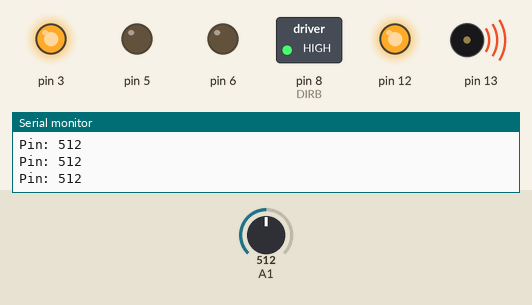
A sketch run on a simulated Arduino Uno, built with avr-gcc and run on an emulated ATmega328P. Shown: switched loads named in the sketch (green lamp = pin HIGH), output pins drawn as LEDs (lit = HIGH), buzzer (waves = sounding), the last lines printed to the serial monitor. Inputs (shaded band) come from the test bench; at power-on: A1 = 512. Pins used as bus, display or sensor lines are not drawn.

Above: at 1.2 s.
1.3 s: A1 set to 437
2.8 s: A1 set to 423
At 3.3 s:
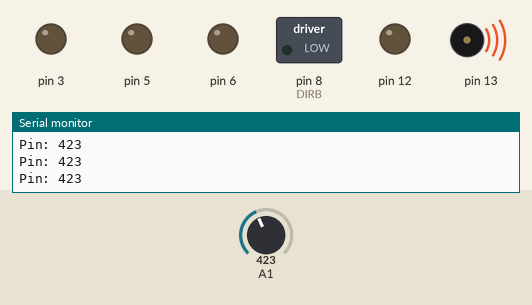
4.3 s: A1 set to 339
At 5.4 s:
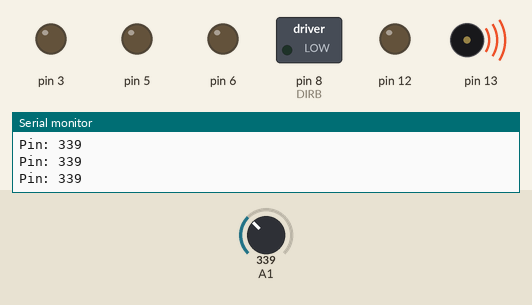
7.3 s: A1 set to 311
At 8.5 s:
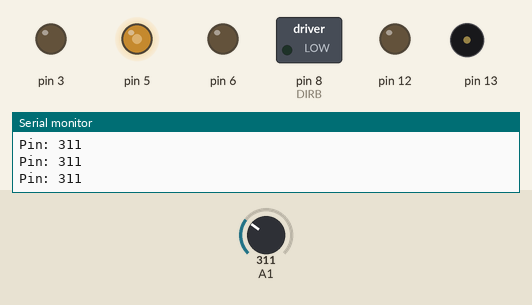
8.8 s: A1 set to 440
At 9.5 s:
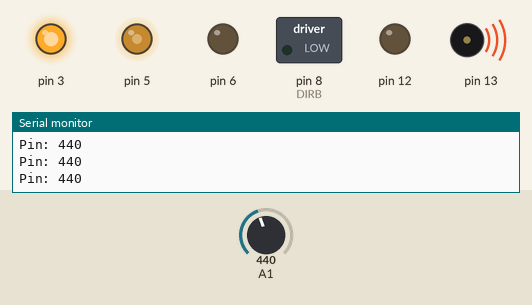
10.3 s: A1 set to 420
At 11.5 s:
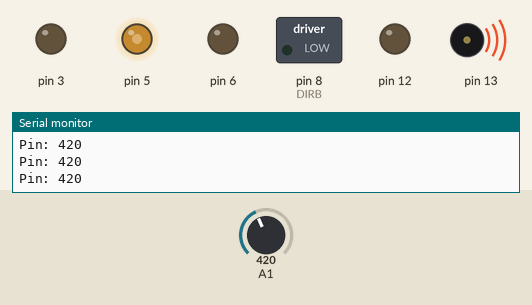
Timing chart, 0 to 12.8 s (numbered marks = the images above; inputs shaded):
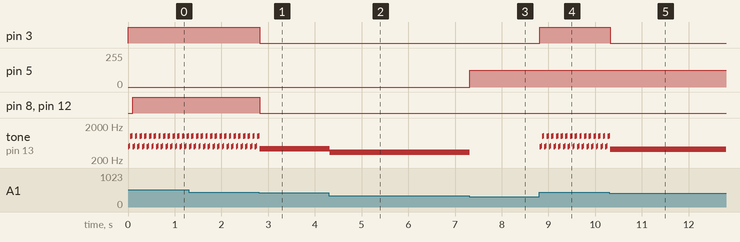

The sketch:

main.ino
```cpp
#include "led.h"
#include "buzzer.h"
#include "motor.h"
#include "senzor_gaz.h"

#define ROSU 3
#define VERDE 5
#define ALBASTRU 6

#define BUZZER 13

#define SENZOR A1

#define MOTORSPEED 12
#define DIRA 9
#define DIRB 8

// Valori de referinta
int sensorThres = 430; //valoare referinta senzor (limita)
int med_yellow = sensorThres / 4;
int med_usor = sensorThres - med_yellow; //valoare apropiata de limita -> culoare galbena
int med_grav = sensorThres - med_yellow/2; //valoare foarte apropiata de limita -> culoare mov

//construim obiectele
Led rosu(ROSU);
Led verde(VERDE);
Led albastru(ALBASTRU);

Buzzer buzzer(BUZZER);

Motor motor(MOTORSPEED, DIRA, DIRB);

Senzor senzor(SENZOR);

void setup()
{
	Serial.begin(9600); //initializam pentru afisarea pe ecran (Serial Monitor)
}

void loop()
{
 	int val_senzor = senzor.date_senzor(SENZOR); //captam datele de la senzor si le stocam intr-o valoare

 	if (val_senzor >= sensorThres) // daca depaseste limita impusa
 	{
 		rosu.on(); //se aprinde led-ul rosu
 		buzzer.sirena(BUZZER); // sirena incepe sa se auda
 		if(val_senzor >= sensorThres + 30) //daca depaseste limita si mai mult
 		{
 			motor.reglare_viteza(MOTORSPEED, DIRA, DIRB, sensorThres + 30); //porneste elicea care raspandeste substanta
		}
	}
	else if(val_senzor >= med_usor && val_senzor < med_grav) // daca se valoare citita se apropie de limita
	{
      motor.off(MOTORSPEED, DIRA, DIRB);
      // se aprinde un led relativ galben, intensitatea acestuia este data de cantitatea de substanta detectata
	    rosu.reglare_intensitate(ROSU, val_senzor, med_grav);
	    verde.reglare_intensitate(VERDE, val_senzor, med_grav);
	    buzzer.reglare_sunet(BUZZER, val_senzor); // se porneste alarma, avand intensitatea sunetului direct proportionala cu cantitatea substantei
	}
    else if(val_senzor >= med_grav) // daca se valoare citita se apropie foarte mult de limita
	{
	    motor.off(MOTORSPEED, DIRA, DIRB);
      // se aprinde un led relativ galben, intensitatea acestuia este data de cantitatea de substanta detectata
	    albastru.reglare_intensitate(ALBASTRU, val_senzor, sensorThres);
      rosu.reglare_intensitate(ROSU, val_senzor, sensorThres);
	    buzzer.reglare_sunet(BUZZER, val_senzor); // se porneste alarma, avand intensitatea sunetului direct proportionala cu cantitatea substantei
	}
	else // daca totul este in regula
	{
      buzzer.off();
      motor.off(MOTORSPEED, DIRA, DIRB);
	    verde.verde(VERDE, med_usor, val_senzor); //se aprinde un led verde
	}

}
```

buzzer.cpp
```cpp
#include "buzzer.h"

Buzzer::Buzzer()
{
}

Buzzer::Buzzer(byte pin)
{
  this->pin = pin;
  init();
}

void Buzzer::init()
{
  pinMode(pin, OUTPUT);
  off();
}

void Buzzer::reglare_sunet(byte buzzer, int val_senzor)
{
	tone(buzzer,val_senzor);  //intensitatea sunetului este stabilita de cantitatea detectata de catre senzor
}

void Buzzer::sirena(byte buzzer)
{
   tone(buzzer,494,500);
    delay(30);
    noTone(buzzer);
    tone(buzzer,523,300);
    delay(20);
    tone(buzzer,994,1000);
    delay(30);
    noTone(buzzer);
    tone(buzzer,1023,800);
    delay(20);
}

void Buzzer::off()
{
  noTone(pin);
}

Buzzer::~Buzzer()
{
}
```

buzzer.h
```cpp
#ifndef BUZZER_H
#define BUZZER_H

#include <Arduino.h>

class Buzzer
{
  private:
    byte pin;

  public:
  	Buzzer();
    Buzzer(byte pin);
    void init();
    void reglare_sunet(byte, int);
    void sirena(byte);
    void off();
    ~Buzzer();
};

#endif
```

led.cpp
```cpp
#include "led.h"

Led::Led()
{
}

Led::Led(byte pin)
{
  this->pin = pin;
  init();
}

void Led::init()
{
  pinMode(pin, OUTPUT);
  off();
}

int Led::intensitate(int val_senzor, int limita)	//creste intensitatea luminoasa a led-ului odata cu cresterea gazelor detectate
{
	int valoare = val_senzor * (255 / limita); // se regleaza datele primite prin transformarea lor in valori corespunzatoare intervalului de functionare a afisarii led-ului
	return valoare;
}

void Led::reglare_intensitate(byte pin, int val_senzor, int limita)
{
	int valoare = intensitate(val_senzor, limita);
  	analogWrite(pin, valoare); //se modifica intensitatea luminoasa in functie de valoarea calculata
}

void Led::verde(byte pin, int limita, int val_senzor)	//scade intensitatea led-ului verde odata cu cresterea detectiei de gaz
{
	int val_nou = limita - val_senzor;// ne asiguram de proprietatea de invers proportionalitate
	int valoare = val_nou * (255 / limita);// stabilim care este valoarea pe care trebuie sa o primeasca data primita pentru a putea fi reprezentata corect de catre led
	if(valoare < 127) valoare = 127; //127 semnifica jumatatea "intensitatii luminoase",
									//astfel led-ul nu se va stinge cand se va apropia de urmatoarea valoare "limita"
	analogWrite(pin, valoare);
}

void Led::off()
{
  digitalWrite(pin, LOW);
}

void Led::on()
{
  digitalWrite(pin, HIGH);
}

Led::~Led()
{
}
```

led.h
```cpp
#ifndef LED_H
#define LED_H

#include <Arduino.h>

class Led
{
  private:
    byte pin;

  public:
  	Led();
    Led(byte pin);
    void init();
    int intensitate(int, int);
    void reglare_intensitate(byte, int, int);
    void verde(byte, int, int);
    void off();
    void on();
    ~Led();
};

#endif
```

motor.cpp
```cpp
#include "motor.h"

Motor::Motor()
{
}

Motor::Motor(byte motorspeed_pin, byte DIRA, byte DIRB)
{
  this->motorspeed_pin = motorspeed_pin;
  this->DIRA = DIRA;
  this->DIRB = DIRB;
  init();
}

void Motor::init()
{
  pinMode(motorspeed_pin, OUTPUT);
  pinMode(DIRA, OUTPUT);
  pinMode(DIRB, OUTPUT);
  off(motorspeed_pin, DIRA, DIRB);
}

void Motor::reglare_viteza(byte motorspeed_pin, byte DIRA, byte DIRB, int val_senzor)
{
  //porneste motorul
  analogWrite(motorspeed_pin, val_senzor + 200);
  //schimb motorul in fiecare directie, pe rand
  analogWrite(DIRA, val_senzor + 200);
  digitalWrite(DIRB, LOW);
  digitalWrite(DIRA, LOW);
  analogWrite(DIRB, val_senzor + 200);
}

void Motor::off(byte motorspeed_pin, byte DIRA, byte DIRB)
{
  //opreste motorul
  digitalWrite(motorspeed_pin, LOW);
  //daca motorul e pornit atunci aceste instructiuni sunt irelevante
  //opreste cate o parte
  digitalWrite(DIRA, LOW);
  digitalWrite(DIRB, LOW);
}

Motor::~Motor()
{
}
```

motor.h
```cpp
#ifndef MOTOR_H
#define MOTOR_H

#include <Arduino.h>

class Motor
{
  private:
    byte motorspeed_pin, DIRA, DIRB;

  public:
  	Motor();
    Motor(byte, byte, byte);
    void init();
    void reglare_viteza(byte, byte, byte, int);

    void off(byte, byte, byte);
    ~Motor();
};

#endif
```

senzor_gaz.cpp
```cpp
#include "senzor_gaz.h"

Senzor::Senzor()
{
}

Senzor::Senzor(byte pin)
{
  this->pin = pin;
  init();
}

void Senzor::init()
{
  pinMode(pin, INPUT);
}

int Senzor::date_senzor(byte pin)
{
	int analogSensor = analogRead(pin); // citesc date senzor
	afisare(); // afisarea are loc imediat dupa fiecare citire
	return analogSensor;
}

void Senzor::afisare() // afisez in Serial Monitor
{
  Serial.print("Pin: ");
  Serial.println(analogRead(pin));
}

Senzor::~Senzor()
{
}
```

senzor_gaz.h
```cpp
#ifndef SENZOR_GAZ_H
#define SENZOR_GAZ_H

#include <Arduino.h>

class Senzor
{
  private:
    byte pin;

  public:
  	Senzor();
    Senzor(byte);
    void init();
	int date_senzor(byte);
	void afisare();
    ~Senzor();
};

#endif
```

Measured:
- the behaviour switches between 430 and 429 on A1 (found by bisection; images 0 and 1)
- the behaviour switches between 323 and 322 on A1 (found by bisection; images 2 and 3)
- after the input at 2.8 s, pin 3, pin 8 (DIRB), pin 12: HIGH → LOW at once
- after the input at 4.3 s, tone on pin 13: 423 Hz → 339 Hz at once
- after the input at 7.3 s, pin 5: 0/255 → 127/255 at once; tone on pin 13: 339 Hz → silent at once
- after the input at 8.8 s, pin 3: LOW → HIGH at once; tone on pin 13: silent → 494 Hz at once, then repeats every 0.10 s: 523 Hz 0.02 s, 994 Hz 0.03 s, 1023 Hz 0.02 s, 494 Hz 0.03 s
- after the input at 10.3 s, pin 3: HIGH → LOW at once
